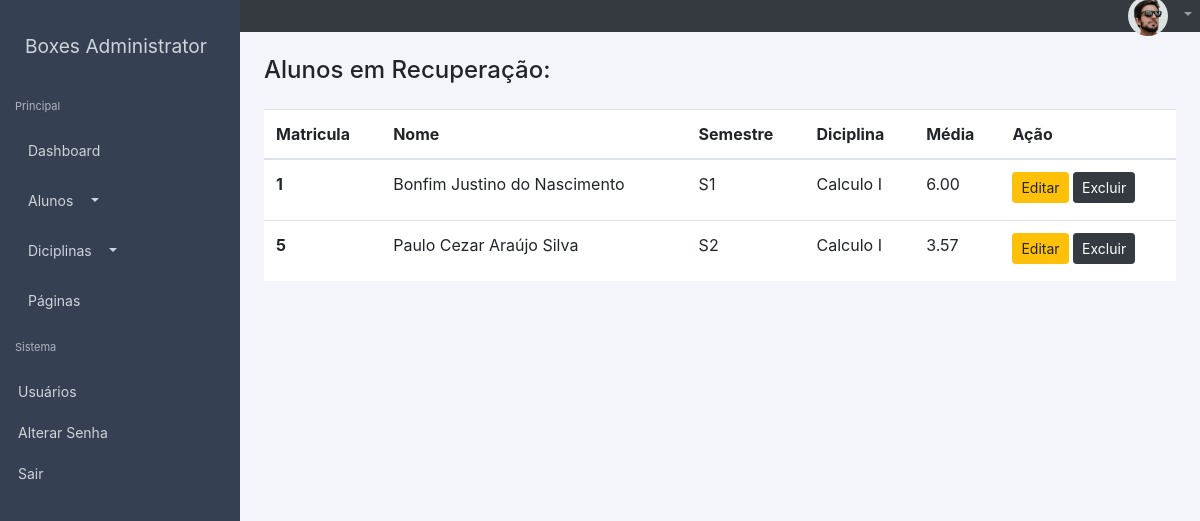
/alunos/recuperacao (signed in), run on the app's committed database.
### lanc_notas/models.py (models this page shows, shortened)
class Aluno_Diciplina(models.Model):
	aluno = models.ForeignKey(Aluno, on_delete=models.CASCADE)
	diciplina = models.ForeignKey(Diciplina, on_delete=models.CASCADE)
	n1 = models.DecimalField(max_digits=4, decimal_places=2)
	n2 = models.DecimalField(max_digits=4, decimal_places=2)
	n3 = models.DecimalField(max_digits=4, decimal_places=2)
	media = models.DecimalField(max_digits=4, decimal_places=2, null=True, blank=True)
	situacao = models.CharField(max_length=50, blank=True)
	faltas = models.IntegerField(null=True)

class Aluno(models.Model):
	matricula = models.AutoField(primary_key=True)
	semestre = models.ForeignKey(Turma, on_delete=models.CASCADE)
	nome = models.CharField(max_length=100)
	data_nac = models.CharField(max_length=12, null=True)
	def __str__(self):
		return str(self.nome)

class Turma(models.Model):
	cod_turma = models.AutoField(primary_key=True)
	semestre = models.CharField(max_length=30)
	def __str__(self):
		return self.semestre

class Diciplina(models.Model):
	cod_diciplina = models.AutoField(primary_key=True)
	nome_diciplina = models.CharField(max_length=30)
	nota_aprovacao = models.DecimalField(max_digits=4, decimal_places=2)
	def __str__(self):
		return self.nome_diciplina

### lanc_notas/views.py (the view)
# urls.py: path('alunos/recuperacao', views.alunos_recuperacao),
@login_required(login_url='/login') #verifica o usuario
def alunos_recuperacao(request):
	alunos = Aluno_Diciplina.objects.filter(situacao='Recuperação')
	status = 'em Recuperação'
	contexto = {
		'alunos': alunos,
		'status': status
	}
	return render(request, 'a_aprovado.html', contexto)

### lanc_notas/templates/a_aprovado.html (shortened to what this page needs)
{% extends "layout/base.html" %}
{% block conteudo %}
{% load static %}
	<div class="wrapper">
    	<div class="d-flex" id="wrapper">
     		{% include "sidebar.html" %}
     		<div class="container-fluid">
      			{% include 'navbar.html' %}
      			{% include 'conteudo/tabela_alunos_filtros.html' %}
     		</div>
  		</div>
{% endblock %}

### lanc_notas/templates/conteudo/tabela_alunos_filtros.html
<div class="conteudo mt-4 ml-4 mr-4">
	{% if alunos %}
	<h4 class="card-title">Alunos {{status}}:</h4>
	<div class="mt-4">
		<table class="table">
			<thead>
			    <tr>
			      <th scope="col">Matricula</th>
			      <th scope="col">Nome</th>
			      <th scope="col">Semestre</th>
			      <th scope="col">Diciplina</th>
			      <th scope="col">Média</th>
			      <th id="thacao" scope="col">Ação</th>
			    </tr>
			</thead>
			<tbody>
				{% for aluno in alunos %}
				<tr>
			     	<th scope="row"> {{aluno.aluno.matricula}}</th>
			    	<td>{{aluno.aluno}}</td>
			    	<td>{{aluno.aluno.semestre}}</td>
			    	<td>{{aluno.diciplina}}</td>
			    	<td>{{aluno.media}}</td>
			    	<td class="acoes">
			    		<a class="btn btn-sm btn-warning" href="editar/{{aluno.aluno.matricula}}">Editar</a>
			    		<a class="btn btn-sm btn-dark" href="excluir/{{aluno.aluno.matricula}}">Excluir</a>
			    	</td>
			    </tr>
			    {% endfor %}
			</tbody>
		</table>
	</div>
	{% else %}
		<h3 class="text-muted text-center">Não existe alunos nessa categoria.</h3>
	{% endif %}
</div>

### gerencia_notas/static/css/sidebar.css (style rules this page uses)
* { margin: 0; padding: 0; }
.wrapper { display: flex; width: 100%; }
body { overflow-x: visible; }

### gerencia_notas/static/css/estilo.css (style rules this page uses)
* { margin: 0; padding: 0; }
body { background-color: #f3f5fa; }
.container-fluid { margin: 0; padding: 0; }
.table { background: #fff !important; }
@media (min-width: 993px) { .acoes a { margin-bottom: 5px; } }

### data on the page
Aluno_Diciplina: aluno.matricula "1", aluno "Bonfim Justino do Nascimento", aluno.semestre "S1", diciplina "Calculo I", media "6.00"
Aluno_Diciplina: aluno.matricula "5", aluno "Paulo Cezar Araújo Silva", aluno.semestre "S2", diciplina "Calculo I", media "3.57"

### other printed values
{{ status }} "em Recuperação"
